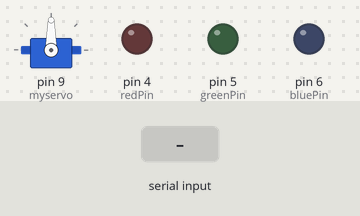
Simulated run of this sketch. Board: Arduino Uno, built with avr-gcc and run on an emulated ATmega328P. On the bench: servo, output pins drawn as LEDs (lit = HIGH). The inputs (shaded band) are chosen by the test bench.

Above: at 1.2 s.
1.3 s: "a" received over the second serial link
At 2.5 s:
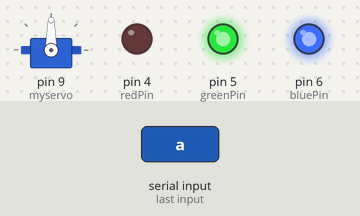
2.8 s: "a" received over the second serial link
At 3.8 s:
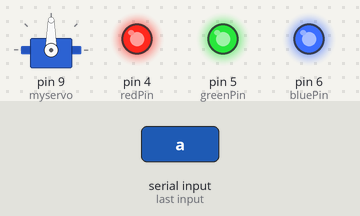
Timing chart, 0 to 5.8 s (numbered marks = the images above; inputs shaded):
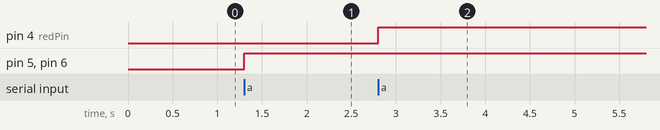

The sketch:

lab09-2.ino
```cpp
#define NOTE_B0  31
#define NOTE_C1  33
#define NOTE_CS1 35
#define NOTE_D1  37
#define NOTE_DS1 39
#define NOTE_E1  41
#define NOTE_F1  44
#define NOTE_FS1 46
#define NOTE_G1  49
#define NOTE_GS1 52
#define NOTE_A1  55
#define NOTE_AS1 58
#define NOTE_B1  62
#define NOTE_C2  65
#define NOTE_CS2 69
#define NOTE_D2  73
#define NOTE_DS2 78
#define NOTE_E2  82
#define NOTE_F2  87
#define NOTE_FS2 93
#define NOTE_G2  98
#define NOTE_GS2 104
#define NOTE_A2  110
#define NOTE_AS2 117
#define NOTE_B2  123
#define NOTE_C3  131
#define NOTE_CS3 139
#define NOTE_D3  147
#define NOTE_DS3 156
#define NOTE_E3  165
#define NOTE_F3  175
#define NOTE_FS3 185
#define NOTE_G3  196
#define NOTE_GS3 208
#define NOTE_A3  220
#define NOTE_AS3 233
#define NOTE_B3  247
#define NOTE_C4  262
#define NOTE_CS4 277
#define NOTE_D4  294
#define NOTE_DS4 311
#define NOTE_E4  330
#define NOTE_F4  349
#define NOTE_FS4 370
#define NOTE_G4  392
#define NOTE_GS4 415
#define NOTE_A4  440
#define NOTE_AS4 466
#define NOTE_B4  494
#define NOTE_C5  523
#define NOTE_CS5 554
#define NOTE_D5  587
#define NOTE_DS5 622
#define NOTE_E5  659
#define NOTE_F5  698
#define NOTE_FS5 740
#define NOTE_G5  784
#define NOTE_GS5 831
#define NOTE_A5  880
#define NOTE_AS5 932
#define NOTE_B5  988
#define NOTE_C6  1047
#define NOTE_CS6 1109
#define NOTE_D6  1175
#define NOTE_DS6 1245
#define NOTE_E6  1319
#define NOTE_F6  1397
#define NOTE_FS6 1480
#define NOTE_G6  1568
#define NOTE_GS6 1661
#define NOTE_A6  1760
#define NOTE_AS6 1865
#define NOTE_B6  1976
#define NOTE_C7  2093
#define NOTE_CS7 2217
#define NOTE_D7  2349
#define NOTE_DS7 2489
#define NOTE_E7  2637
#define NOTE_F7  2794
#define NOTE_FS7 2960
#define NOTE_G7  3136
#define NOTE_GS7 3322
#define NOTE_A7  3520
#define NOTE_AS7 3729
#define NOTE_B7  3951
#define NOTE_C8  4186
#define NOTE_CS8 4435
#define NOTE_D8  4699
#define NOTE_DS8 4978

#include <SoftwareSerial.h>
#include <Wire.h>
#include <Servo.h>
Servo myservo;
int melody[] = {NOTE_C4, NOTE_G3, NOTE_G3, NOTE_A3, NOTE_G3, 0, NOTE_B3, NOTE_C4};
int noteDurations[] = {4, 8, 8, 4, 4, 4, 4, 4};
const int redPin = 4;
const int greenPin = 5;
const int bluePin = 6;
int pos = 0;
int redstate = 0, bluestate = 0, greenstate = 0;

SoftwareSerial BT(2, 3);

void setup() {
  Serial.begin(9600);
  pinMode(redPin, OUTPUT);
  pinMode(greenPin, OUTPUT);
  pinMode(bluePin, OUTPUT);
  BT.begin(9600);
  myservo.attach(9);
}

void loop() {
  int insize;
  byte cmmd[20];
  if ((insize = BT.available() > 0)) {
    for (int i = 0; i < insize; i++) {
      cmmd[i] = BT.read();
      switch(cmmd[0]) {
        case 'a':
        {
          if (redstate == 0) {
            analogWrite(redPin, 0);
            analogWrite(greenPin, 255);
            analogWrite(bluePin, 255);
            redstate=1;
            delay(1000);
          } else if (redstate == 1) {
            analogWrite(redPin, 255);
            analogWrite(greenPin, 255);
            analogWrite(bluePin, 255);
            redstate=0;
          }
          break;
        }
      }
    }
  }
}
```

Measured:
- after the input at 1.3 s, pin 5 (greenPin), pin 6 (bluePin): LOW → HIGH at once
- after the input at 2.8 s, pin 4 (redPin): LOW → HIGH at once
